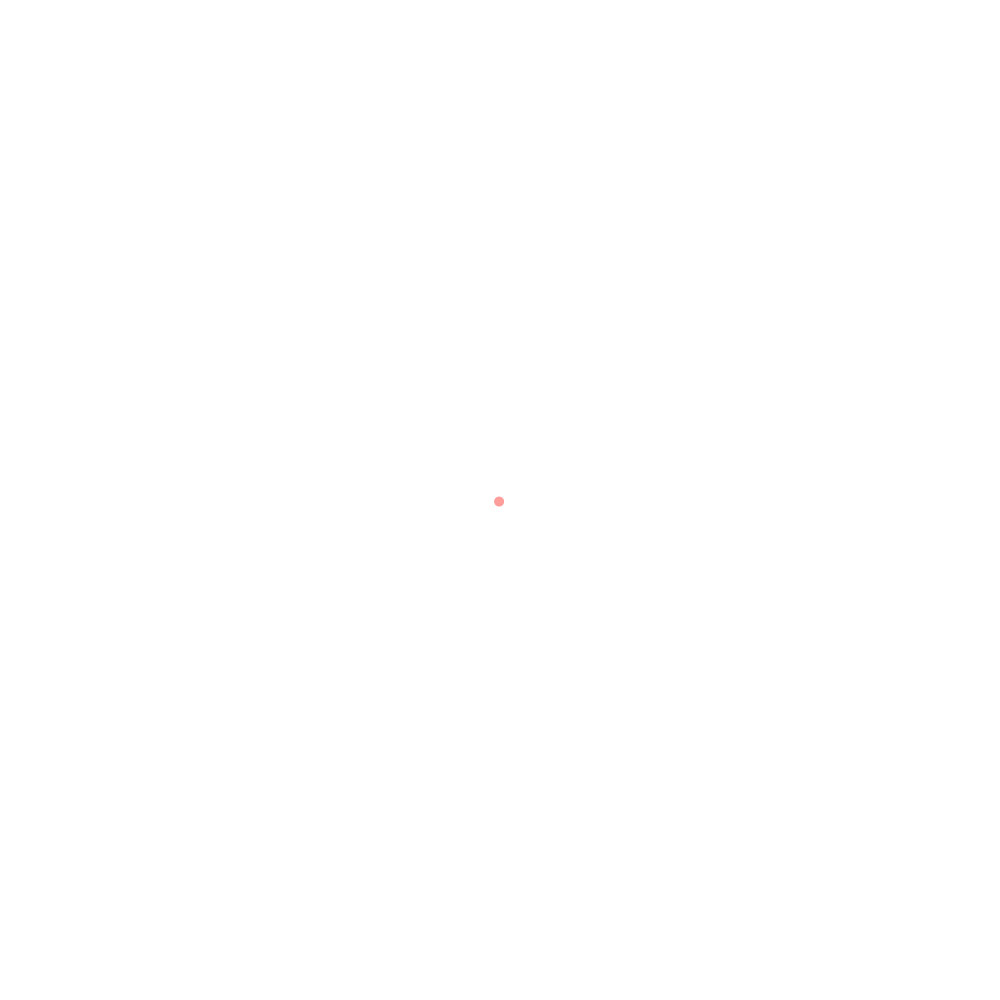
Frame 1 (no input)
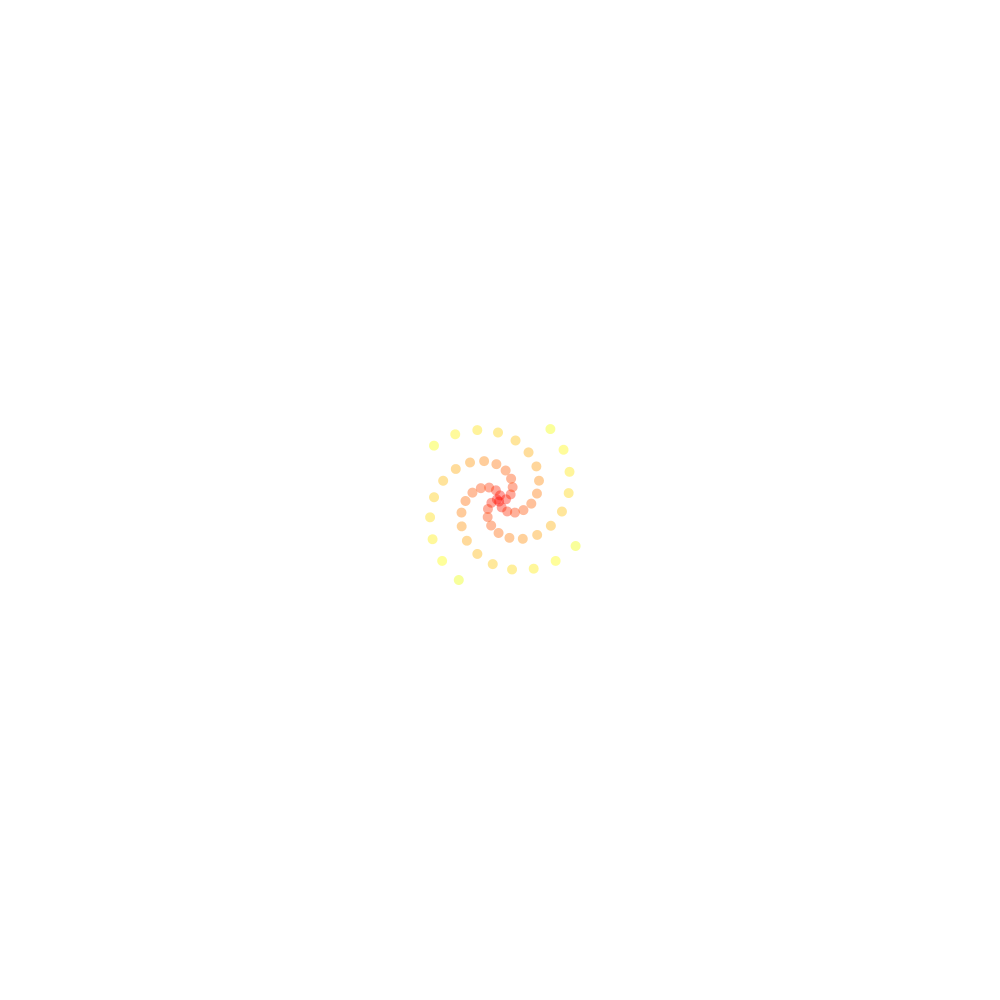
Frame 60 (the mouse pressed at the canvas centre just before this capture)
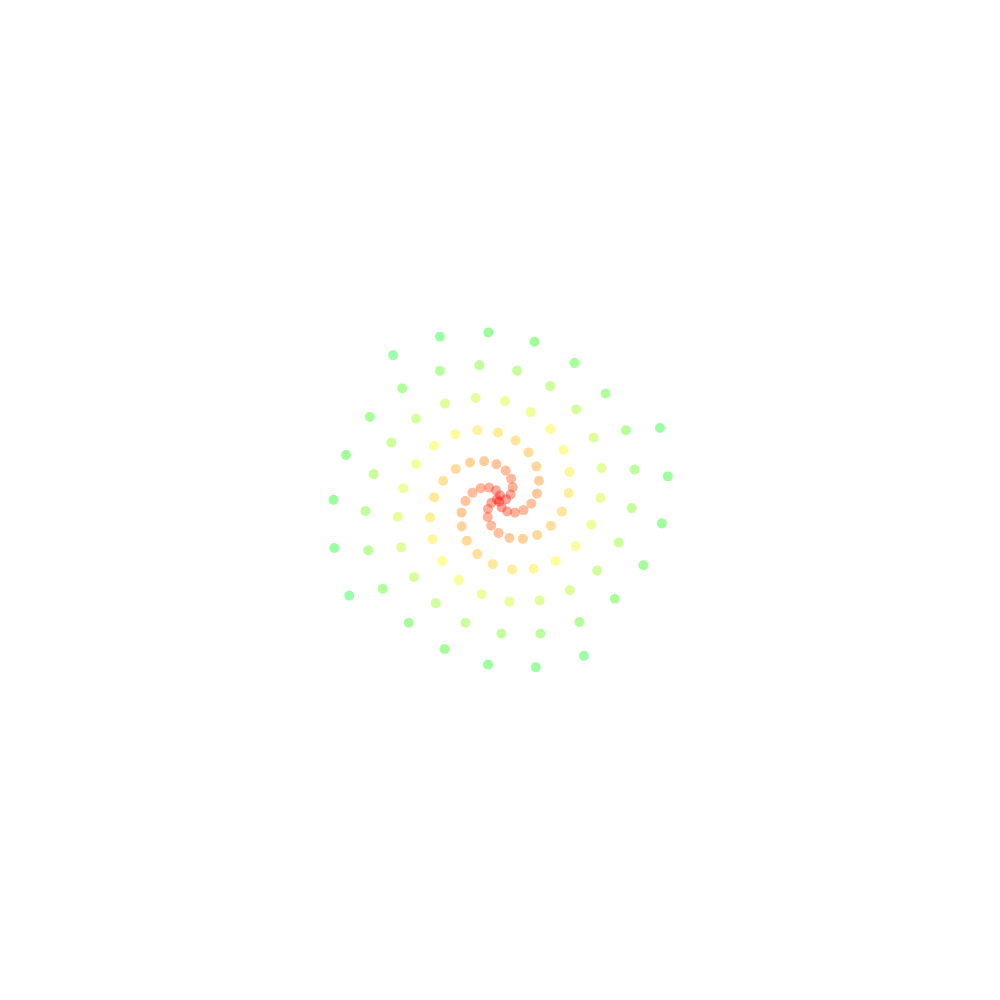
Frame 120 (the mouse held since frame 60 and released just before this capture)

The Processing sketch that drew these frames (run headless with seeded random() and noise(); from frame 60 on, the mouse is pressed at the canvas centre):

// Processing sketch: act03_geometric_animations
// ── act03_geometric_animations.pde

//Spiral variables
float a=0;
float aStep = 1.5;
float s = 10;

// Rects variables
float r=1;
int rStep=1;

// Stairs variables
float ss=1;
float sStep=0.1;

// Triangles Variables
float ts=1;
float tStep=0.5;

// SPIRAL, RECT, STAIRS, TRIANGLES, ...
String drawMode = "SPIRAL";

void setup() { 
 size(1000, 1000);
 colorMode(HSB, 500, 1, 1);
 rectMode(CENTER);
 background(0,0,1);
}

void draw() { 
 if(drawMode=="SPIRAL"){
   drawSpiral();
 } else if(drawMode=="RECT"){
   drawRect();
 } else if(drawMode=="STAIRS"){
   drawStairs();
 }
 else if(drawMode=="TRIANGLES"){
   drawTriangles();
 }
}

void drawTriangles(){
 translate(width/2,height/2);
 ts+=tStep;
 scale(ts, ts);
 strokeWeight(1.0/ts);
 noFill();
 triangle(0,-10, -10, 10, 10, 10);
}

void drawSpiral(){
 noStroke();
 translate(width/2,height/2);
 a+= aStep;
 rotate(a);
 translate(a%width, 1);
 fill(a%width,1,1,100);
 ellipse(0,0,s,s);
}

void drawRect(){
 a+=aStep; r+= rStep;
 strokeWeight(1);
 translate(width/2,height/2);
 scale(r, r);
 rotate(a);
 noFill();
 stroke(a%255,1,1,100);
 strokeWeight(1/r);
 rect(0,0,10,10);
}

void drawStairs(){
 translate(width/2,height/2);
 ss-= sStep;
 scale(ss,ss);
 noFill();
 stroke(0);
 rect(0,0,width,height);
}

void keyPressed(){
  setShape();
}

void setShape(){
 if(key=='E' || key=='e'){
   drawMode="SPIRAL";
   a=0;
   background(0,0,1);
 }
 else if(key=='R' || key=='r'){
   drawMode="RECT";
   r=1;
   background(0,0,1);
 }
 else if(key=='S' || key=='s'){
   drawMode="STAIRS";
   ss=1; strokeWeight(25);
   background(0,0,1);
 }
 else if(key=='T' || key=='t'){
   drawMode="TRIANGLES";
   ts=1; strokeWeight(1); stroke(0);
   background(0,0,1);
 }
}
